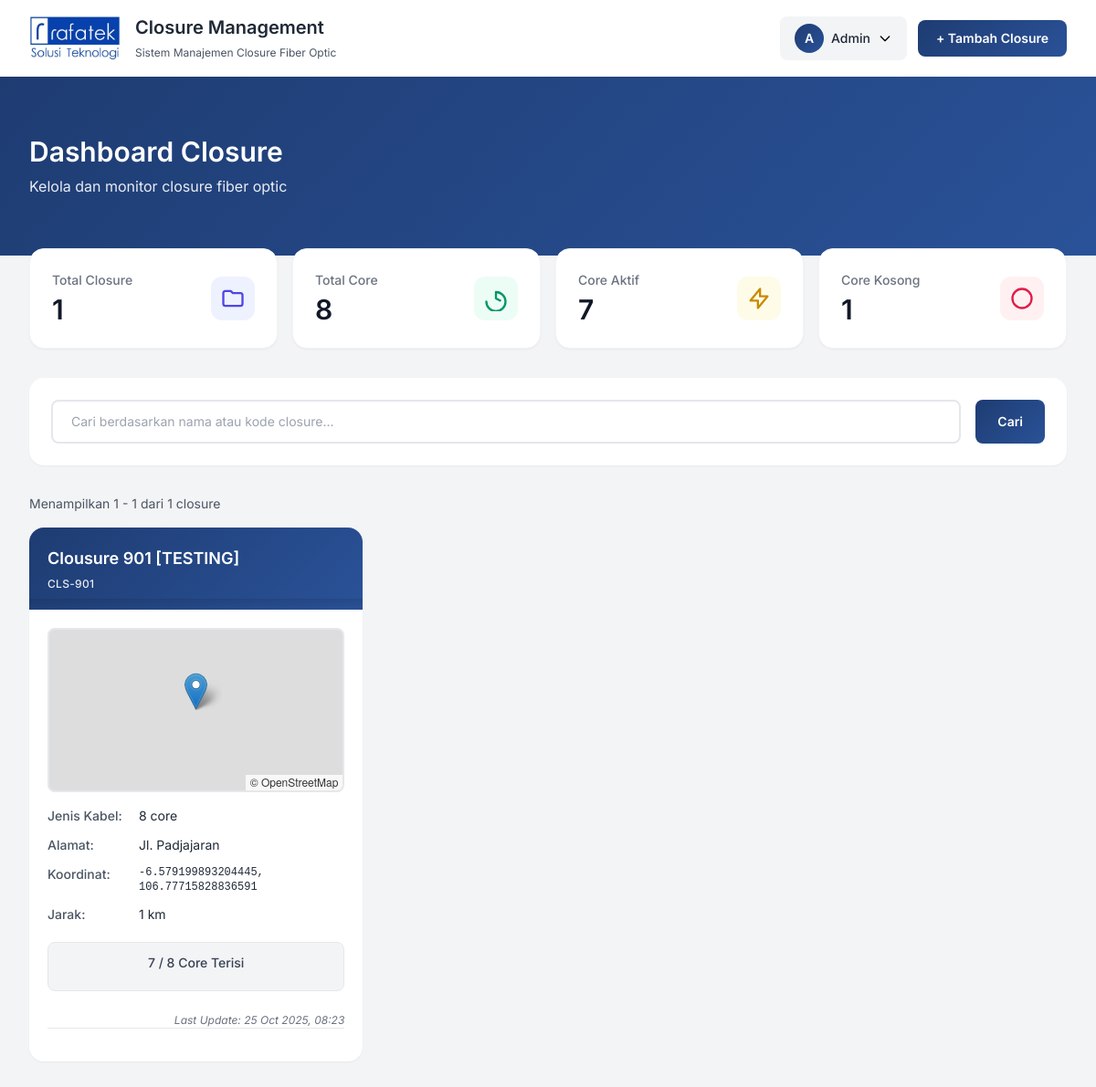
Screenshot of /dashboard.php (signed in) with the database file from the repository.
### tables this page shows
CREATE TABLE `closure` (
  `id_closure` int NOT NULL,
  `kode_closure` varchar(20) NOT NULL,
  `nama_closure` varchar(100) NOT NULL,
  `jenis_kabel` enum('4 core','8 core','12 core','24 core') NOT NULL,
  `alamat_fisik` text NOT NULL,
  `koordinat` varchar(100) DEFAULT NULL,
  `jarak_tujuan` float DEFAULT NULL,
  `tanggal_input` datetime DEFAULT CURRENT_TIMESTAMP,
  `updated_at` datetime DEFAULT CURRENT_TIMESTAMP ON UPDATE CURRENT_TIMESTAMP
);

### dashboard.php (the view, shortened to what this page needs)
<?php
include 'koneksi.php';
$search = isset($_GET['cari']) ? $_GET['cari'] : "";
$search_param = mysqli_real_escape_string($conn, $search);
$items_per_page = 15;
$current_page = isset($_GET['page']) ? (int)$_GET['page'] : 1;
$current_page = max(1, $current_page);
$offset = ($current_page - 1) * $items_per_page;
$count_query = "SELECT COUNT(*) as total FROM closure c
                WHERE nama_closure LIKE '%$search_param%' OR kode_closure LIKE '%$search_param%'";
$count_result = mysqli_query($conn, $count_query);
$total_items = mysqli_fetch_assoc($count_result)['total'];
$q = "SELECT c.*,
      (SELECT COUNT(*) FROM core_warna WHERE id_closure = c.id_closure) as total_core,
      (SELECT COUNT(*) FROM core_warna WHERE id_closure = c.id_closure AND tujuan_core != '' AND tujuan_core IS NOT NULL) as core_terisi
      FROM closure c
      WHERE nama_closure LIKE '%$search_param%' OR kode_closure LIKE '%$search_param%'
      ORDER BY c.id_closure DESC
      LIMIT $offset, $items_per_page";
$data = mysqli_query($conn, $q);
$total_closure = mysqli_fetch_assoc(mysqli_query($conn, "SELECT COUNT(*) as total FROM closure"))['total'];
$total_core = mysqli_fetch_assoc(mysqli_query($conn, "SELECT COUNT(*) as total FROM core_warna"))['total'];
$core_terisi = mysqli_fetch_assoc(mysqli_query($conn, "SELECT COUNT(*) as total FROM core_warna WHERE tujuan_core != '' AND tujuan_core IS NOT NULL"))['total'];
$core_kosong = $total_core - $core_terisi;
?>
<!DOCTYPE html>
<html lang="id">
<head>
    <script src="https://cdn.tailwindcss.com"></script>
    <link rel="stylesheet" href="https://unpkg.com/leaflet@1.9.4/dist/leaflet.css" />
</head>
<body class="bg-gray-100">
    <nav class="bg-white shadow-sm sticky top-0 z-[9999]">
        <div class="max-w-7xl mx-auto px-4 sm:px-6 lg:px-8">
            <div class="flex justify-between items-center py-4">
                <div class="flex items-center gap-4">
                    <div id="logo">
                        <img src="assets/rafateklogo.jpeg" alt="rafatek_logo" class="logo-img">
                    </div>
                    <div>
                        <h1 class="text-xl font-semibold text-gray-800">Closure Management</h1>
                        <p class="text-xs text-gray-600 mt-1 logo-text-hidden md:inline">Sistem Manajemen Closure Fiber Optic</p>
                    </div>
                </div>
                <div class="mobile-menu-hide md:flex md:items-center md:gap-3 absolute md:static top-full left-0 right-0 bg-white p-4 md:p-0 shadow-md md:shadow-none transition-all duration-300 ease-in-out" id="navbar-main-menu">
                    <div class="relative w-full md:w-auto" id="profile-dropdown-container">
                        <button id="profile-dropdown-btn" class="flex items-center gap-2 px-4 py-2 bg-gray-100 rounded-lg w-full cursor-pointer hover:bg-gray-200 transition-colors">
                            <div class="w-8 h-8 gradient-blue rounded-full flex items-center justify-center text-white text-sm font-semibold">
                                A
                            </div>
                            <span class="text-sm font-medium text-gray-800">Admin</span>
                            <svg class="w-4 h-4 ml-auto transition-transform duration-200" id="profile-arrow" fill="none" stroke="currentColor" viewBox="0 0 24 24">
                                <path stroke-linecap="round" stroke-linejoin="round" stroke-width="2" d="M19 9l-7 7-7-7"></path>
                            </svg>
                        </button>
                    </div>
                    <div id="navbar-actions" class="hidden md:flex flex-col md:flex-row gap-2 mt-2 md:mt-0">
                        <a href="tambah_closure.php" class="px-5 py-2.5 gradient-blue text-white rounded-lg font-semibold text-sm hover:shadow-lg transition-all hover:-translate-y-0.5 text-center">
                            <span>+</span> Tambah Closure
                        </a>
                    </div>
                </div>
            </div>
        </div>
    </nav>
    <div class="gradient-blue py-16 -mb-10">
        <div class="max-w-7xl mx-auto px-4 sm:px-6 lg:px-8">
            <h2 class="text-3xl font-semibold text-white mb-2">Dashboard Closure</h2>
            <p class="text-white text-opacity-90">Kelola dan monitor closure fiber optic</p>
        </div>
    </div>
    <div class="max-w-7xl mx-auto px-4 sm:px-6 lg:px-8 py-8">
        <div class="grid grid-cols-2 md:grid-cols-4 gap-4 mb-8">
            <div class="bg-white border border-gray-100 rounded-2xl shadow-sm hover:shadow-md transition-all hover:-translate-y-1 p-6">
                <div class="flex items-center justify-between">
                    <div>
                        <p class="text-sm font-medium text-gray-500">Total Closure</p>
                        <h3 class="text-3xl font-semibold text-gray-900 mt-1"><?= $total_closure ?></h3>
                    </div>
                    <div class="w-12 h-12 flex items-center justify-center rounded-xl bg-indigo-50 text-indigo-600">
                        <svg xmlns="http://www.w3.org/2000/svg" class="w-7 h-7" fill="none" viewBox="0 0 24 24" stroke-width="2" stroke="currentColor">
                            <path stroke-linecap="round" stroke-linejoin="round" d="M3 7a2 2 0 012-2h5l2 2h7a2 2 0 012 2v8a2 2 0 01-2 2H5a2 2 0 01-2-2V7z" />
                        </svg>
                    </div>
                </div>
            </div>
            <div class="bg-white border border-gray-100 rounded-2xl shadow-sm hover:shadow-md transition-all hover:-translate-y-1 p-6">
                <div class="flex items-center justify-between">
                    <div>
                        <p class="text-sm font-medium text-gray-500">Total Core</p>
                        <h3 class="text-3xl font-semibold text-gray-900 mt-1"><?= $total_core ?></h3>
                    </div>
                    <div class="w-12 h-12 flex items-center justify-center rounded-xl bg-emerald-50 text-emerald-600">
                        <svg xmlns="http://www.w3.org/2000/svg" class="w-7 h-7" fill="none" viewBox="0 0 24 24" stroke-width="2" stroke="currentColor">
                            <path stroke-linecap="round" stroke-linejoin="round" d="M12 6v6l4 2m-4-8a9 9 0 11-9 9" />
                        </svg>
                    </div>
                </div>
            </div>
            <div class="bg-white border border-gray-100 rounded-2xl shadow-sm hover:shadow-md transition-all hover:-translate-y-1 p-6">
                <div class="flex items-center justify-between">
                    <div>
                        <p class="text-sm font-medium text-gray-500">Core Aktif</p>
                        <h3 class="text-3xl font-semibold text-gray-900 mt-1"><?= $core_terisi ?></h3>
                    </div>
                    <div class="w-12 h-12 flex items-center justify-center rounded-xl bg-yellow-50 text-yellow-600">
                        <svg xmlns="http://www.w3.org/2000/svg" class="w-7 h-7" fill="none" viewBox="0 0 24 24" stroke-width="2" stroke="currentColor">
                            <path stroke-linecap="round" stroke-linejoin="round" d="M13 10V3L4 14h7v7l9-11h-7z" />
                        </svg>
                    </div>
                </div>
            </div>
            <div class="bg-white border border-gray-100 rounded-2xl shadow-sm hover:shadow-md transition-all hover:-translate-y-1 p-6">
                <div class="flex items-center justify-between">
                    <div>
                        <p class="text-sm font-medium text-gray-500">Core Kosong</p>
                        <h3 class="text-3xl font-semibold text-gray-900 mt-1"><?= $core_kosong ?></h3>
                    </div>
                    <div class="w-12 h-12 flex items-center justify-center rounded-xl bg-rose-50 text-rose-600">
                        <svg xmlns="http://www.w3.org/2000/svg" class="w-7 h-7" fill="none" viewBox="0 0 24 24" stroke-width="2" stroke="currentColor">
                            <circle cx="12" cy="12" r="9" />
                        </svg>
                    </div>
                </div>
            </div>
        </div>
        <div class="bg-white rounded-2xl shadow-sm p-6 mb-8">
            <form method="get" class="flex flex-col md:flex-row gap-4">
                <input type="text"
                    name="cari"
                    placeholder="Cari berdasarkan nama atau kode closure..."
                    value="<?= htmlspecialchars($search) ?>"
                    class="flex-1 px-5 py-3 border-2 border-gray-200 rounded-lg focus:outline-none focus:border-blue-900 focus:ring-4 focus:ring-blue-100 transition-all text-sm">
                <button type="submit" class="px-6 py-3 gradient-blue text-white rounded-lg font-semibold hover:shadow-lg transition-all text-sm">
                    Cari
                </button>
            </form>
        </div>
        <?php if (mysqli_num_rows($data) > 0): ?>
            <div class="mb-4 text-sm text-gray-600">
                Menampilkan <?= $offset + 1 ?> - <?= min($offset + $items_per_page, $total_items) ?> dari <?= $total_items ?> closure
            </div>
            <div class="grid grid-cols-1 md:grid-cols-2 lg:grid-cols-3 gap-5 mb-8">
                <?php while ($d = mysqli_fetch_assoc($data)):
                    $has_koordinat = !empty($d['koordinat']);
                    $koordinat_parts = $has_koordinat ? explode(',', $d['koordinat']) : [null, null];
                    $lat = $has_koordinat && isset($koordinat_parts[0]) ? trim($koordinat_parts[0]) : null;
                    $lng = $has_koordinat && isset($koordinat_parts[1]) ? trim($koordinat_parts[1]) : null;
                ?>
                    <div class="bg-white rounded-2xl shadow-sm hover:shadow-xl transition-all hover:-translate-y-2 overflow-hidden cursor-pointer flex flex-col" onclick="toggleCard(event, <?= $d['id_closure'] ?>)">
                        <div class="gradient-blue p-5 text-white relative">
                            <div class="absolute inset-x-0 bottom-0 h-3 bg-gradient-to-b from-black/10 to-transparent"></div>
                            <h3 class="text-lg font-semibold mb-1.5"><?= htmlspecialchars($d['nama_closure']) ?></h3>
                            <div class="text-xs opacity-90 font-medium tracking-wide"><?= htmlspecialchars($d['kode_closure']) ?></div>
                        </div>
                        <div class="p-5 flex-1 flex flex-col">
                            <?php if ($has_koordinat && $lat && $lng): ?>
                                <div class="mini-map" id="map-<?= $d['id_closure'] ?>"
                                    data-lat="<?= htmlspecialchars($lat) ?>"
                                    data-lng="<?= htmlspecialchars($lng) ?>"
                                    onclick="openGoogleMaps(event, '<?= htmlspecialchars($lat) ?>', '<?= htmlspecialchars($lng) ?>')"></div>
                            <?php else: ?>
                                <div class="map-placeholder">
                                    Koordinat belum diset
                                </div>
                            <?php endif; ?>
                            <div class="space-y-3 mb-5 flex-1">
                                <div class="flex items-start gap-2.5 text-sm">
                                    <span class="text-gray-600 font-medium min-w-[90px]">Jenis Kabel:</span>
                                    <span class="text-gray-800 flex-1 break-words"><?= htmlspecialchars($d['jenis_kabel']) ?></span>
                                </div>
                                <div class="flex items-start gap-2.5 text-sm">
                                    <span class="text-gray-600 font-medium min-w-[90px]">Alamat:</span>
                                    <span class="text-gray-800 flex-1 break-words line-clamp-2"><?= htmlspecialchars($d['alamat_fisik']) ?></span>
                                </div>
                                <?php if ($d['koordinat']): ?>
                                    <div class="flex items-start gap-2.5 text-sm">
                                        <span class="text-gray-600 font-medium min-w-[90px]">Koordinat:</span>
                                        <span class="text-gray-800 flex-1 font-mono text-xs break-words"><?= htmlspecialchars($d['koordinat']) ?></span>
                                    </div>
                                <?php endif; ?>
                                <?php if ($d['jarak_tujuan']): ?>
                                    <div class="flex items-start gap-2.5 text-sm">
                                        <span class="text-gray-600 font-medium min-w-[90px]">Jarak:</span>
                                        <span class="text-gray-800 flex-1"><?= htmlspecialchars($d['jarak_tujuan']) ?> km</span>
                                    </div>
                                <?php endif; ?>
                            </div>
                            <div class="bg-gray-100 rounded-lg p-3 mb-4 border border-gray-200">
                                <div class="text-sm text-gray-700 font-medium mb-2 text-center">
                                    <?= $d['core_terisi'] ?> / <?= $d['total_core'] ?> Core Terisi
                                </div>
                            </div>
                            <?php if (!empty($d['updated_at'])): ?>
                                <div class="text-xs text-gray-500 mt-2 text-right italic">
                                    Last Update: <?= date('d M Y, H:i', strtotime($d['updated_at'])) ?>
                                </div>
                            <?php endif; ?>
                            <div class="closure-actions border-t border-gray-200 pt-4 mt-auto" id="actions-<?= $d['id_closure'] ?>">
                            </div>
                        </div>
                    </div>
                <?php endwhile; ?>
            </div>
        <?php endif; ?>
    </div>
</body>
</html>

### dashboard.php (style rules this page uses)
body { font-family: 'Inter', sans-serif; }
.logo-img { width: 100px; height: 50px; object-fit: fill; }
.gradient-blue { background: linear-gradient(135deg, #1e3c72 0%, #2a5298 100%); }
.closure-actions { max-height: 0; overflow: hidden; transition: max-height 0.3s ease; }
.mini-map { height: 180px; width: 100%; border-radius: 8px; margin-bottom: 16px; overflow: hidden; border: 2px solid #e5e7eb; position: relative; cursor: pointer; transition: all 0.3s ease; }
.mini-map::after { content: 'Buka di Google Maps'; position: absolute; bottom: 0; left: 0; right: 0; background: rgba(0, 0, 0, 0.75); color: white; padding: 8px; text-align: center; font-size: 12px; font-weight: 600; opacity: 0; transition: opacity 0.3s ease; pointer-events: none; z-index: 1000; }
.mobile-menu-hide { display: none; }
@media (min-width: 768px) { .mobile-menu-hide { display: flex !important; } }

### rows the page displays
closure: nama_closure "Clousure 901 [TESTING]", kode_closure "CLS-901", jenis_kabel "8 core", alamat_fisik "Jl. Padjajaran", koordinat "-6.579199893204445, 106.77715828836591", jarak_tujuan "1", core_terisi "7", total_core "8", updated_at "25 Oct 2025, 08:23"

### other values shown
$total_closure "1"
$total_core "8"
$core_terisi "7"
$core_kosong "1"
$offset + 1 "1"
min($offset + $items_per_page, $total_items) "1"
$total_items "1"
